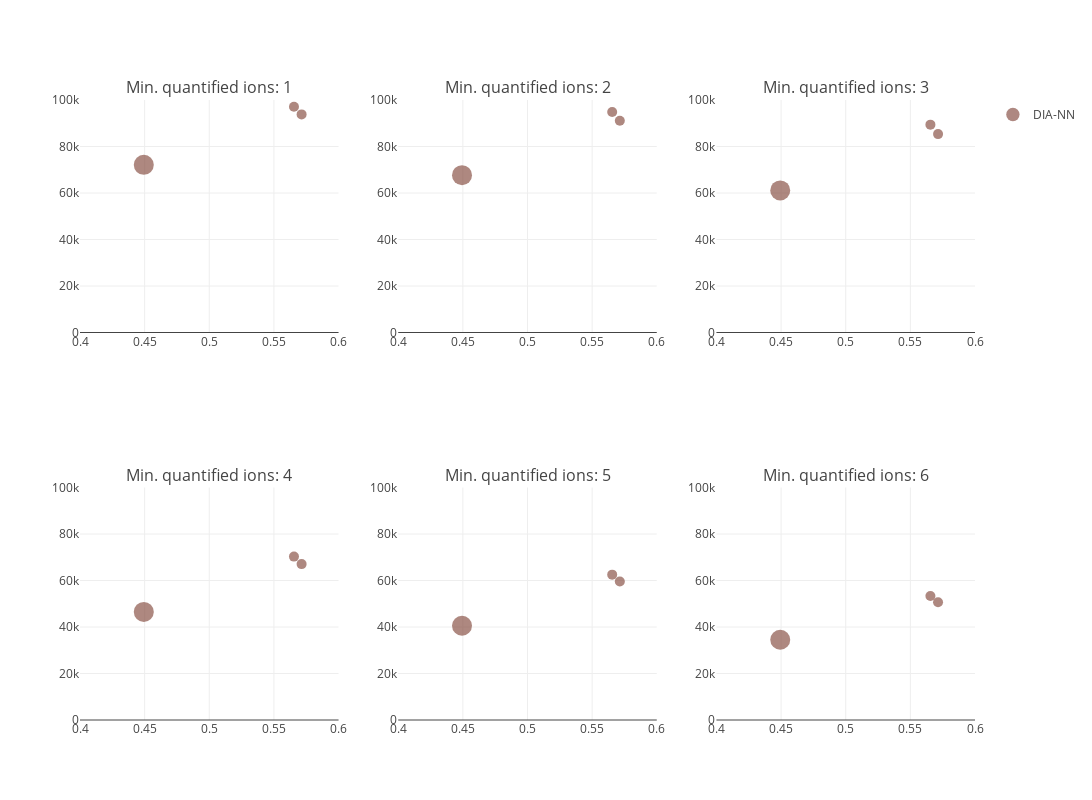

The notebook cell saved with this chart:
### Code cell
plot, results_fdr = plot_performance_metrics_all_filters(
    file_paths_fdr, x_range=[0.4, 0.60], y_range=[0, 100000], metric="Mean"
)
plot

### Figure 1 — Plotly figure (JSON) as saved in the notebook; plotly's stock layout.template omitted (floating-point values rounded to 4 significant figures)
{"data": [{"hovertext": ["ProteoBench ID: DIA-NN_20250123_102429<br>Software tool: DIA-NN 1.9.2<br>Comment (private submission): Single NN", "ProteoBench ID: DIA-NN_20250123_102510<br>Software tool: DIA-NN 1.9.2<br>Comment (private submission): Conservative NN", "ProteoBench ID: DIA-NN_20250123_102525<br>Software tool: DIA-NN 1.9.2<br>Comment (private submission): Linear NN"], "marker": {"color": ["#8c564b", "#8c564b", "#8c564b"], "showscale": false, "size": [10, 10, 20]}, "mode": "markers", "name": "DIA-NN", "type": "scatter", "x": [0.5655, 0.5714, 0.4493], "xaxis": "x", "y": [97072, 93813, 72124], "yaxis": "y"}, {"hovertext": ["ProteoBench ID: DIA-NN_20250123_102429<br>Software tool: DIA-NN 1.9.2<br>Comment (private submission): Single NN", "ProteoBench ID: DIA-NN_20250123_102510<br>Software tool: DIA-NN 1.9.2<br>Comment (private submission): Conservative NN", "ProteoBench ID: DIA-NN_20250123_102525<br>Software tool: DIA-NN 1.9.2<br>Comment (private submission): Linear NN"], "marker": {"color": ["#8c564b", "#8c564b", "#8c564b"], "showscale": false, "size": [10, 10, 20]}, "mode": "markers", "name": "DIA-NN", "showlegend": false, "type": "scatter", "x": [0.5655, 0.5714, 0.4493], "xaxis": "x2", "y": [94847, 91071, 67679], "yaxis": "y2"}, {"hovertext": ["ProteoBench ID: DIA-NN_20250123_102429<br>Software tool: DIA-NN 1.9.2<br>Comment (private submission): Single NN", "ProteoBench ID: DIA-NN_20250123_102510<br>Software tool: DIA-NN 1.9.2<br>Comment (private submission): Conservative NN", "ProteoBench ID: DIA-NN_20250123_102525<br>Software tool: DIA-NN 1.9.2<br>Comment (private submission): Linear NN"], "marker": {"color": ["#8c564b", "#8c564b", "#8c564b"], "showscale": false, "size": [10, 10, 20]}, "mode": "markers", "name": "DIA-NN", "showlegend": false, "type": "scatter", "x": [0.5655, 0.5714, 0.4493], "xaxis": "x3", "y": [89399, 85323, 61129], "yaxis": "y3"}, {"hovertext": ["ProteoBench ID: DIA-NN_20250123_102429<br>Software tool: DIA-NN 1.9.2<br>Comment (private submission): Single NN", "ProteoBench ID: DIA-NN_20250123_102510<br>Software tool: DIA-NN 1.9.2<br>Comment (private submission): Conservative NN", "ProteoBench ID: DIA-NN_20250123_102525<br>Software tool: DIA-NN 1.9.2<br>Comment (private submission): Linear NN"], "marker": {"color": ["#8c564b", "#8c564b", "#8c564b"], "showscale": false, "size": [10, 10, 20]}, "mode": "markers", "name": "DIA-NN", "showlegend": false, "type": "scatter", "x": [0.5655, 0.5714, 0.4493], "xaxis": "x4", "y": [70284, 67048, 46503], "yaxis": "y4"}, {"hovertext": ["ProteoBench ID: DIA-NN_20250123_102429<br>Software tool: DIA-NN 1.9.2<br>Comment (private submission): Single NN", "ProteoBench ID: DIA-NN_20250123_102510<br>Software tool: DIA-NN 1.9.2<br>Comment (private submission): Conservative NN", "ProteoBench ID: DIA-NN_20250123_102525<br>Software tool: DIA-NN 1.9.2<br>Comment (private submission): Linear NN"], "marker": {"color": ["#8c564b", "#8c564b", "#8c564b"], "showscale": false, "size": [10, 10, 20]}, "mode": "markers", "name": "DIA-NN", "showlegend": false, "type": "scatter", "x": [0.5655, 0.5714, 0.4493], "xaxis": "x5", "y": [62523, 59536, 40531], "yaxis": "y5"}, {"hovertext": ["ProteoBench ID: DIA-NN_20250123_102429<br>Software tool: DIA-NN 1.9.2<br>Comment (private submission): Single NN", "ProteoBench ID: DIA-NN_20250123_102510<br>Software tool: DIA-NN 1.9.2<br>Comment (private submission): Conservative NN", "ProteoBench ID: DIA-NN_20250123_102525<br>Software tool: DIA-NN 1.9.2<br>Comment (private submission): Linear NN"], "marker": {"color": ["#8c564b", "#8c564b", "#8c564b"], "showscale": false, "size": [10, 10, 20]}, "mode": "markers", "name": "DIA-NN", "showlegend": false, "type": "scatter", "x": [0.5655, 0.5714, 0.4493], "xaxis": "x6", "y": [53317, 50642, 34512], "yaxis": "y6"}], "layout": {"annotations": [{"font": {"size": 16}, "showarrow": false, "text": "Min. quantified ions: 1", "x": 0.1444, "xanchor": "center", "xref": "paper", "y": 1, "yanchor": "bottom", "yref": "paper"}, {"font": {"size": 16}, "showarrow": false, "text": "Min. quantified ions: 2", "x": 0.5, "xanchor": "center", "xref": "paper", "y": 1, "yanchor": "bottom", "yref": "paper"}, {"font": {"size": 16}, "showarrow": false, "text": "Min. quantified ions: 3", "x": 0.8556, "xanchor": "center", "xref": "paper", "y": 1, "yanchor": "bottom", "yref": "paper"}, {"font": {"size": 16}, "showarrow": false, "text": "Min. quantified ions: 4", "x": 0.1444, "xanchor": "center", "xref": "paper", "y": 0.375, "yanchor": "bottom", "yref": "paper"}, {"font": {"size": 16}, "showarrow": false, "text": "Min. quantified ions: 5", "x": 0.5, "xanchor": "center", "xref": "paper", "y": 0.375, "yanchor": "bottom", "yref": "paper"}, {"font": {"size": 16}, "showarrow": false, "text": "Min. quantified ions: 6", "x": 0.8556, "xanchor": "center", "xref": "paper", "y": 0.375, "yanchor": "bottom", "yref": "paper"}], "height": 800, "width": 1200, "xaxis": {"anchor": "y", "domain": [0, 0.2889], "range": [0.4, 0.6]}, "xaxis2": {"anchor": "y2", "domain": [0.3556, 0.6444], "range": [0.4, 0.6]}, "xaxis3": {"anchor": "y3", "domain": [0.7111, 1], "range": [0.4, 0.6]}, "xaxis4": {"anchor": "y4", "domain": [0, 0.2889], "range": [0.4, 0.6]}, "xaxis5": {"anchor": "y5", "domain": [0.3556, 0.6444], "range": [0.4, 0.6]}, "xaxis6": {"anchor": "y6", "domain": [0.7111, 1], "range": [0.4, 0.6]}, "yaxis": {"anchor": "x", "domain": [0.625, 1], "range": [0, 100000]}, "yaxis2": {"anchor": "x2", "domain": [0.625, 1], "range": [0, 100000]}, "yaxis3": {"anchor": "x3", "domain": [0.625, 1], "range": [0, 100000]}, "yaxis4": {"anchor": "x4", "domain": [0, 0.375], "range": [0, 100000]}, "yaxis5": {"anchor": "x5", "domain": [0, 0.375], "range": [0, 100000]}, "yaxis6": {"anchor": "x6", "domain": [0, 0.375], "range": [0, 100000]}}}
